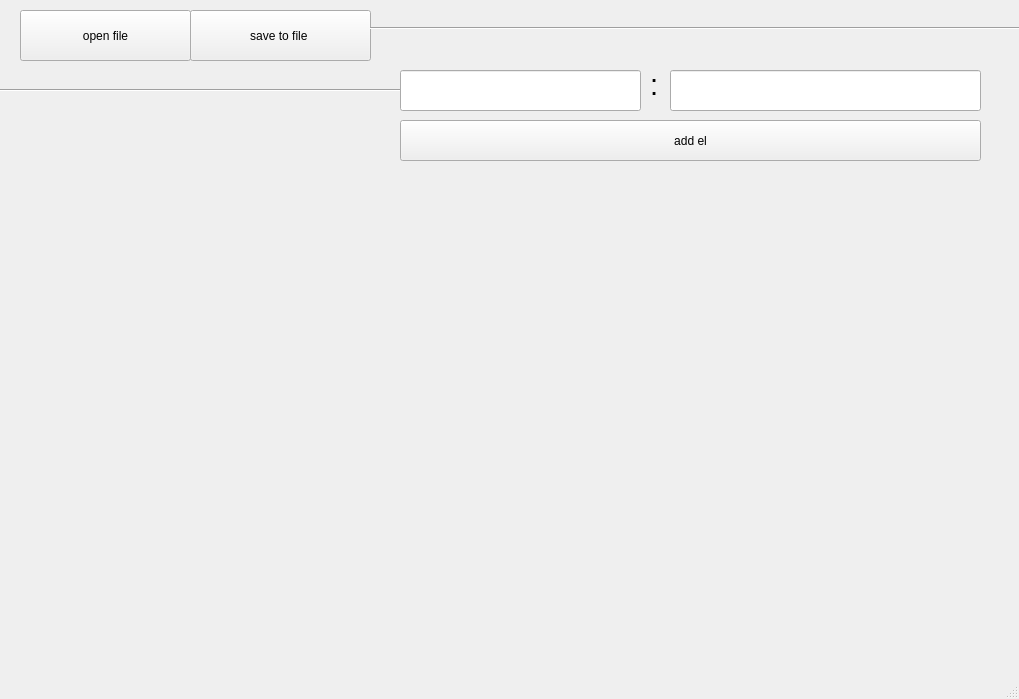
<?xml version="1.0" encoding="UTF-8"?>
<ui version="4.0">
 <class>MainWindow</class>
 <widget class="QMainWindow" name="MainWindow">
  <property name="geometry">
   <rect>
    <x>0</x>
    <y>0</y>
    <width>1019</width>
    <height>699</height>
   </rect>
  </property>
  <property name="windowTitle">
   <string>MainWindow</string>
  </property>
  <widget class="QWidget" name="centralwidget">
   <widget class="QPushButton" name="pushButton_open">
    <property name="geometry">
     <rect>
      <x>20</x>
      <y>10</y>
      <width>171</width>
      <height>51</height>
     </rect>
    </property>
    <property name="text">
     <string>open file</string>
    </property>
   </widget>
   <widget class="QPushButton" name="pushButton_save">
    <property name="geometry">
     <rect>
      <x>190</x>
      <y>10</y>
      <width>181</width>
      <height>51</height>
     </rect>
    </property>
    <property name="text">
     <string>save to file </string>
    </property>
   </widget>
   <widget class="QPushButton" name="pushButton_add">
    <property name="geometry">
     <rect>
      <x>400</x>
      <y>120</y>
      <width>581</width>
      <height>41</height>
     </rect>
    </property>
    <property name="text">
     <string>add el</string>
    </property>
   </widget>
   <widget class="Line" name="line">
    <property name="geometry">
     <rect>
      <x>-10</x>
      <y>80</y>
      <width>461</width>
      <height>20</height>
     </rect>
    </property>
    <property name="orientation">
     <enum>Qt::Horizontal</enum>
    </property>
   </widget>
   <widget class="QLineEdit" name="lineEdit_key">
    <property name="geometry">
     <rect>
      <x>400</x>
      <y>70</y>
      <width>241</width>
      <height>41</height>
     </rect>
    </property>
   </widget>
   <widget class="QLabel" name="label">
    <property name="geometry">
     <rect>
      <x>650</x>
      <y>40</y>
      <width>57</width>
      <height>91</height>
     </rect>
    </property>
    <property name="text">
     <string>&lt;html&gt;&lt;head/&gt;&lt;body&gt;&lt;p&gt;&lt;span style=&quot; font-size:22pt;&quot;&gt; :&lt;/span&gt;&lt;/p&gt;&lt;/body&gt;&lt;/html&gt;</string>
    </property>
   </widget>
   <widget class="QLineEdit" name="lineEdit_value">
    <property name="geometry">
     <rect>
      <x>670</x>
      <y>70</y>
      <width>311</width>
      <height>41</height>
     </rect>
    </property>
   </widget>
   <widget class="Line" name="line_2">
    <property name="geometry">
     <rect>
      <x>370</x>
      <y>20</y>
      <width>651</width>
      <height>16</height>
     </rect>
    </property>
    <property name="orientation">
     <enum>Qt::Horizontal</enum>
    </property>
   </widget>
  </widget>
  <widget class="QMenuBar" name="menubar">
   <property name="geometry">
    <rect>
     <x>0</x>
     <y>0</y>
     <width>1019</width>
     <height>20</height>
    </rect>
   </property>
  </widget>
  <widget class="QStatusBar" name="statusbar"/>
 </widget>
 <resources/>
 <connections/>
</ui>
